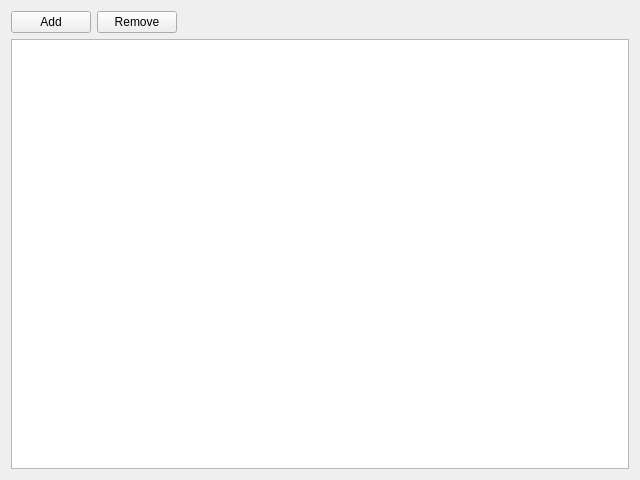
<?xml version="1.0" encoding="UTF-8"?>
<ui version="4.0">
 <class>PaneFbaCenters</class>
 <widget class="QWidget" name="PaneFbaCenters">
  <property name="geometry">
   <rect>
    <x>0</x>
    <y>0</y>
    <width>640</width>
    <height>480</height>
   </rect>
  </property>
  <property name="windowTitle">
   <string>FBA Centers</string>
  </property>
  <layout class="QVBoxLayout" name="verticalLayout">
   <item>
    <layout class="QHBoxLayout" name="horizontalLayout">
     <item>
      <widget class="QPushButton" name="buttonAdd">
       <property name="text">
        <string>Add</string>
       </property>
      </widget>
     </item>
     <item>
      <widget class="QPushButton" name="buttonRemove">
       <property name="text">
        <string>Remove</string>
       </property>
      </widget>
     </item>
     <item>
      <spacer name="horizontalSpacer">
       <property name="orientation">
        <enum>Qt::Horizontal</enum>
       </property>
       <property name="sizeHint" stdset="0">
        <size>
         <width>40</width>
         <height>20</height>
        </size>
       </property>
      </spacer>
     </item>
    </layout>
   </item>
   <item>
    <widget class="QTableView" name="tableCenters">
     <property name="selectionBehavior">
      <enum>QAbstractItemView::SelectRows</enum>
     </property>
     <property name="sortingEnabled">
      <bool>true</bool>
     </property>
    </widget>
   </item>
  </layout>
 </widget>
 <resources/>
 <connections/>
</ui>
